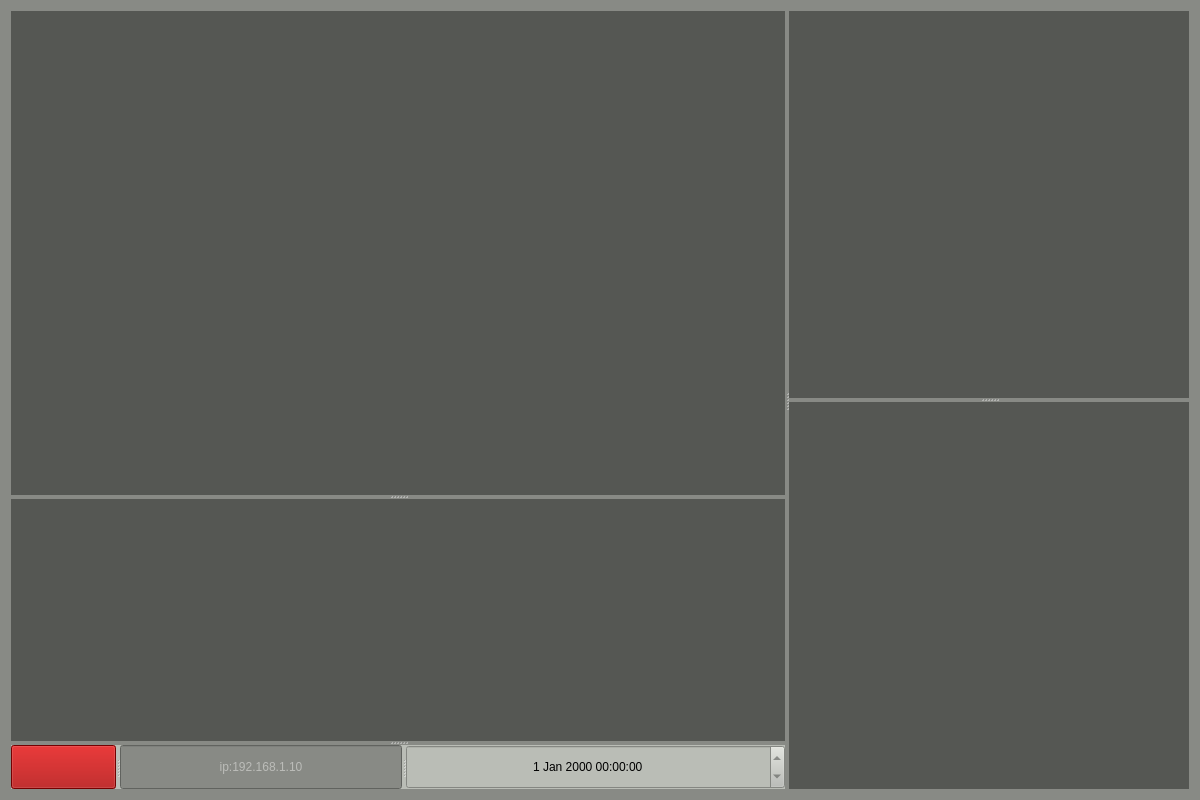
<?xml version="1.0" encoding="UTF-8"?>
<ui version="4.0">
 <class>main_Widget</class>
 <widget class="QWidget" name="main_Widget">
  <property name="geometry">
   <rect>
    <x>0</x>
    <y>0</y>
    <width>1200</width>
    <height>800</height>
   </rect>
  </property>
  <property name="windowTitle">
   <string>spectrum analize</string>
  </property>
  <property name="styleSheet">
   <string notr="true">background-color: rgb(136, 138, 133);</string>
  </property>
  <layout class="QGridLayout" name="gridLayout">
   <item row="0" column="0">
    <widget class="QSplitter" name="splitter_3">
     <property name="orientation">
      <enum>Qt::Horizontal</enum>
     </property>
     <widget class="QSplitter" name="splitter">
      <property name="sizePolicy">
       <sizepolicy hsizetype="Preferred" vsizetype="Expanding">
        <horstretch>3</horstretch>
        <verstretch>0</verstretch>
       </sizepolicy>
      </property>
      <property name="orientation">
       <enum>Qt::Vertical</enum>
      </property>
      <widget class="QWidget" name="spectrum_widget" native="true">
       <property name="sizePolicy">
        <sizepolicy hsizetype="Preferred" vsizetype="Preferred">
         <horstretch>0</horstretch>
         <verstretch>8</verstretch>
        </sizepolicy>
       </property>
       <property name="styleSheet">
        <string notr="true">background-color: rgb(85, 87, 83);</string>
       </property>
      </widget>
      <widget class="QWidget" name="waterfall_widget" native="true">
       <property name="sizePolicy">
        <sizepolicy hsizetype="Preferred" vsizetype="Preferred">
         <horstretch>0</horstretch>
         <verstretch>4</verstretch>
        </sizepolicy>
       </property>
       <property name="styleSheet">
        <string notr="true">background-color: rgb(85, 87, 83);</string>
       </property>
      </widget>
      <widget class="QWidget" name="pow_widget" native="true">
       <property name="sizePolicy">
        <sizepolicy hsizetype="Preferred" vsizetype="Preferred">
         <horstretch>0</horstretch>
         <verstretch>1</verstretch>
        </sizepolicy>
       </property>
       <property name="styleSheet">
        <string notr="true">background-color: rgb(186, 189, 182);</string>
       </property>
       <layout class="QHBoxLayout" name="horizontalLayout">
        <item>
         <widget class="QSplitter" name="splitter_4">
          <property name="orientation">
           <enum>Qt::Horizontal</enum>
          </property>
          <widget class="QPushButton" name="pushButton">
           <property name="styleSheet">
            <string notr="true">background-color: rgb(164, 0, 0);</string>
           </property>
           <property name="text">
            <string/>
           </property>
          </widget>
          <widget class="QLineEdit" name="lineEdit">
           <property name="styleSheet">
            <string notr="true">background-color: rgb(136, 138, 133);
color: rgb(238, 238, 236);</string>
           </property>
           <property name="alignment">
            <set>Qt::AlignCenter</set>
           </property>
           <property name="placeholderText">
            <string>ip:192.168.1.10</string>
           </property>
          </widget>
          <widget class="QDateTimeEdit" name="dateTimeEdit">
           <property name="alignment">
            <set>Qt::AlignCenter</set>
           </property>
           <property name="readOnly">
            <bool>true</bool>
           </property>
           <property name="time">
            <time>
             <hour>0</hour>
             <minute>0</minute>
             <second>0</second>
            </time>
           </property>
           <property name="minimumTime">
            <time>
             <hour>12</hour>
             <minute>0</minute>
             <second>0</second>
            </time>
           </property>
          </widget>
         </widget>
        </item>
       </layout>
      </widget>
     </widget>
     <widget class="QSplitter" name="splitter_2">
      <property name="sizePolicy">
       <sizepolicy hsizetype="Preferred" vsizetype="Expanding">
        <horstretch>1</horstretch>
        <verstretch>0</verstretch>
       </sizepolicy>
      </property>
      <property name="minimumSize">
       <size>
        <width>400</width>
        <height>0</height>
       </size>
      </property>
      <property name="orientation">
       <enum>Qt::Vertical</enum>
      </property>
      <widget class="QWidget" name="control_widget" native="true">
       <property name="styleSheet">
        <string notr="true">background-color: rgb(85, 87, 83);</string>
       </property>
      </widget>
      <widget class="QWidget" name="user_widget" native="true">
       <property name="styleSheet">
        <string notr="true">background-color: rgb(85, 87, 83);</string>
       </property>
      </widget>
     </widget>
    </widget>
   </item>
  </layout>
 </widget>
 <resources/>
 <connections/>
</ui>
